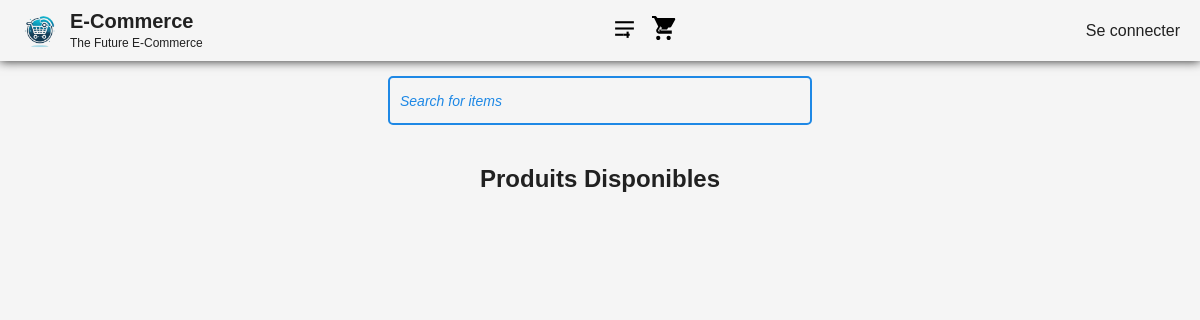
/products, run on an earlier commit of the app's database.
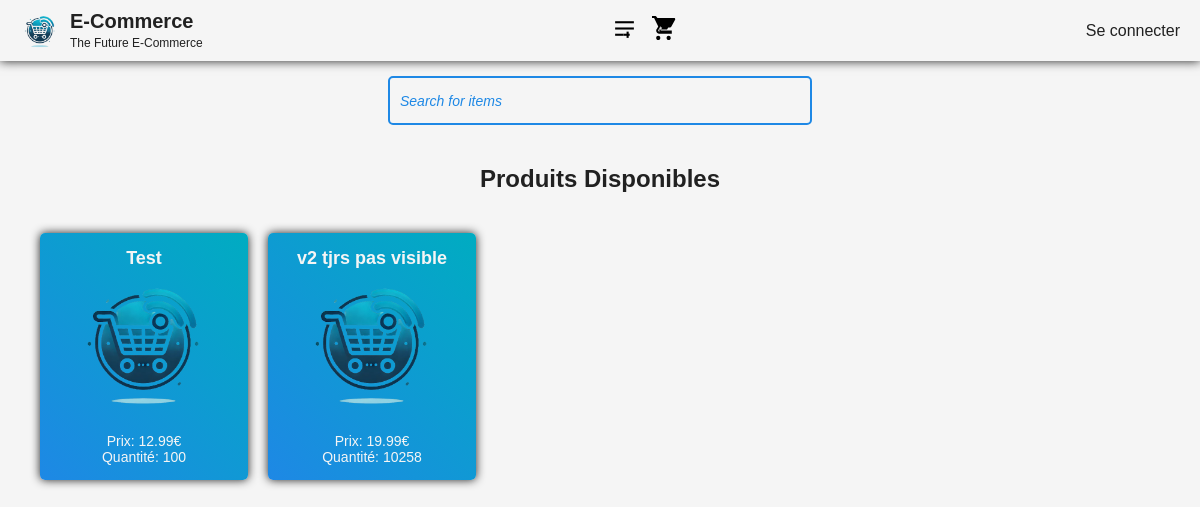
And on a later commit of the database.
### classDB.py (models this page shows, shortened)
class Product(db.Model):
    id = db.Column(db.Integer, primary_key=True)
    nom = db.Column(db.String, nullable=False)
    description = db.Column(db.String, nullable=False)
    prix = db.Column(db.Float, nullable=False)
    quantite = db.Column(db.Integer, nullable=False)
    image = db.Column(db.String, nullable=False)
    remise = db.Column(db.Float, nullable=False, default=0)
    orders = db.relationship('OrderItem', back_populates='product', cascade="all, delete-orphan")
    reviews = db.relationship('Reviews', back_populates='product', cascade="all, delete-orphan")
    cart = db.relationship('Cart', back_populates='product', cascade="all, delete-orphan")

### main.py (the view, shortened to what this page needs)
@app.route('/products', methods=['GET', 'POST', 'PUT'])
def get_product():
    if request.method == 'POST':
        product = Product(
            nom = request['name'],
            descriprion = request['description'],
            prix = request['price'],
            quantite = request['quantity'],
            image = request['image'],
            remise = request['discount']
        )
        db.session.add(product)
        db.session.commit()
        flash('Produit ajouté avec succès', 'sucess')
    elif request.method == 'GET': # Fais 💚
        products = Product.query.all()
        return render_template('product.html', products=products)
    return render_template('product.html')

### templates/product.html (shortened to what this page needs)
<!DOCTYPE html>
<html lang="fr">
<head>
    <link rel="stylesheet" href="../static/css/index.css">
    <link rel="stylesheet" href="../static/css/product.css">
</head>
<body>
    <header>
        <div class="logo">
            <img src="../static/img/logo.ico" alt="Baazar Tracker Logo">
            <div>
                <a href="/home" class="sikp-link"><h1>E-Commerce</h1></a>
                <span>The Future E-Commerce</span>
            </div>
        </div>
        <nav>
            <div class="tooltip tooltip-with-svg">
                <a href="/products">
                    <div class="tooltip-icon">
                    </div>
                </a>
            </div>
            <div class="tooltip">
                <a href="#">
                </a>
            </div>
        </nav>
        <div class="login">
            {% if current_user.is_authenticated %}
                <a href="/profil" class="sikp-link">Profil</a>
                |
                <a href="/logout" class="sikp-link">Se déconnecter</a>
            {% else %}
                <a href="/login" class="sikp-link">Se connecter</a>
            {% endif %}
        </div>
    </header>
    <div class="search-bar">
        <input type="text" placeholder="Search for items">
    </div>
    <div class="content">
        <h2>Produits Disponibles</h2>
        <div class="items-grid">
            {% for product in products %}
                <div class="item-card tooltip">
                    <a href="/product/{{ product.id }}" class="sikp-link">
                        <h3>{{ product.nom }}</h3>
                        <img src="../static/img/product/{{ product.image }}" alt="{{ product.nom }}">
                        <p>
                            Prix: {{ product.prix }}<br>
                            Quantité: {{ product.quantite }}
                        </p>
                    </a>
                </div>
            {% endfor %}
        </div>
    </div>
</body>
</html>

### static/css/index.css (style rules this page uses)
body { margin: 0; font-family: Arial, sans-serif; background-color: #F5F5F5; color: #212121; }
header { display: flex; justify-content: space-between; align-items: center; background-color: #F5F5F5; padding: 10px 20px; box-shadow: 0 0 10px #212121; }
.logo { display: flex; align-items: center; }
.logo img { width: 40px; height: 40px; margin-right: 10px; }
.logo h1 { font-size: 20px; margin: 0; }
.logo span { font-size: 12px; color: #212121; }
nav { display: flex; gap: 15px; justify-content: center; align-items: center; flex: 1; }
nav a { text-decoration: none; color: #212121; font-size: 16px; text-align: center; }
.search-bar { display: flex; flex: 1; margin: 0 20px; align-items: center; text-align: center; justify-content: center; }
.search-bar input { width: 400px; height: 25px; padding: 10px; border: 2px solid #1E88E5; font-size: 16px; border-radius: 5px; background-color: #F5F5F5; color: #1E88E5; margin-top: 15px; }
.content { padding: 20px; }
.sikp-link { color: #212121; text-decoration: none; }
h2 { justify-content: center; display: flex; }
input::placeholder { color: #1E88E5; font-style: italic; font-size: 14px; opacity: 1; }
.tooltip { position: relative; display: inline-block; cursor: pointer; }
.tooltip svg { fill: black; transition: fill 0.3s ease; }

### static/css/product.css (style rules this page uses)
.items-grid { display: grid; grid-template-columns: repeat(auto-fill, minmax(200px, 1fr)); gap: 20px; padding: 20px; }
.item-card { background: linear-gradient(45deg, #1E88E5, #00ACC1); border-radius: 5px; padding: 15px; box-shadow: 0 0 10px #212121; display: flex; flex-direction: column; align-items: center; justify-content: center; text-decoration: none; color: inherit; transition: transform 0.2s ease, box-shadow 0.2s ease; }
.item-card img { width: 100%; height: auto; max-width: 150px; margin: 0 auto 10px auto; }
.item-card h3 { font-size: 18px; margin: 0; text-align: center; color: #F5F5F5; }
.item-card p { font-size: 14px; color: #F5F5F5; text-align: center; margin: 0; }
.item-card { width: auto; }

What changed in the data, as far as the page shows it:
added Product: nom "Test", image (picture), prix "12.99€", quantite "100"
added Product: nom "v2 tjrs pas visible", image (picture), prix "19.99€", quantite "10258"
